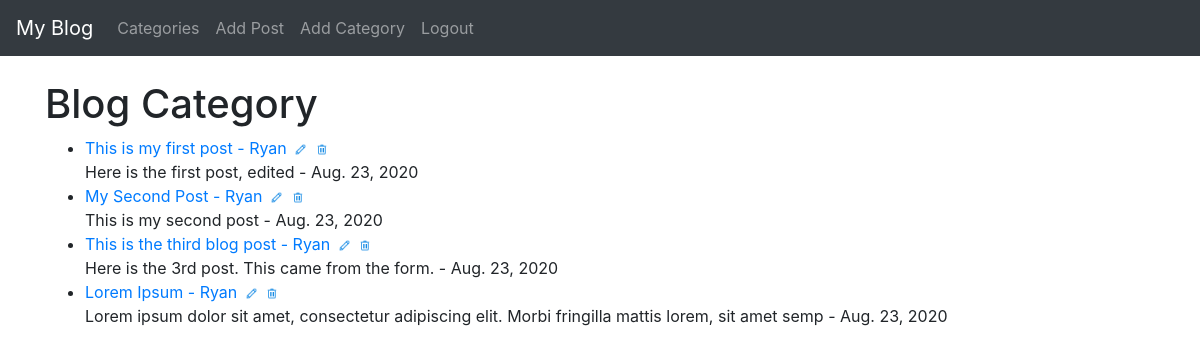
The page /category/blog/ (signed in) on the database its author committed.
### theblog/models.py (models this page shows, shortened)
class Post(models.Model):
    title = models.CharField(max_length=255)
    title_tag = models.CharField(max_length=255, default='The Blog - ')
    author = models.ForeignKey(User, on_delete=models.CASCADE)
    body = models.TextField()
    post_date = models.DateField(auto_now_add=True)
    category = models.CharField(max_length=255, default='uncategorized')
    likes = models.ManyToManyField(User, related_name='blog_post')
    dislikes = models.ManyToManyField(User, related_name='blog_post_dislike')

### theblog/views.py (the view)
def CategoryView(request, cats):
    category_posts = Post.objects.filter(category=cats.title().replace('-', ' '))
    return render(request, 'categories.html', {'cats': cats.title().replace('-', ' '),
                                               'category_posts': category_posts})

### theblog/templates/categories.html
{% extends 'base.html' %}
{% load static %}
{% block content %}
    {% if category_posts %}
<h1>{{ cats }} Category</h1>
    <ul>
    {% for post in category_posts %}
        <li><a href="{% url 'article-detail' post.pk %}">{{ post.title }} - {{ post.author.first_name }}</a>
            {% if user.is_authenticated %}
                <a href="{% url 'update_post' post.pk %}"><img src="{% static 'img/edit_32px.png' %}" alt="" class="edit"></a>
                <a href="{% url 'delete_post' post.pk %}"><img src="{% static 'img/trash_32px.png' %}" alt="" class="edit"></a>
            {% endif %}<br>
        {{ post.body|slice:':100'|safe }} - {{ post.post_date }}</li>
    {% endfor %}
    </ul>
    {% else %}
        <h2>This topic does not exist</h2>
    {% endif %}
{% endblock %}

### static/css/styles.css (style rules this page uses)
.edit { height: 13px; padding-left: 3px; }

### rows shown on the page
Post: title "This is my first post", author.first_name "Ryan", body "Here is the first post, edited", post_date "Aug. 23, 2020"
Post: title "My Second Post", author.first_name "Ryan", body "This is my second post", post_date "Aug. 23, 2020"
Post: title "This is the third blog post", author.first_name "Ryan", body "Here is the 3rd post. This came from the form.", post_date "Aug. 23, 2020"
Post: title "Lorem Ipsum", author.first_name "Ryan", body "Lorem ipsum dolor sit amet, consectetur adipiscing elit. Morbi fringilla mattis lorem, sit amet semp", post_date "Aug. 23, 2020"

### other values the page prints
{{ cats }} "Blog"
